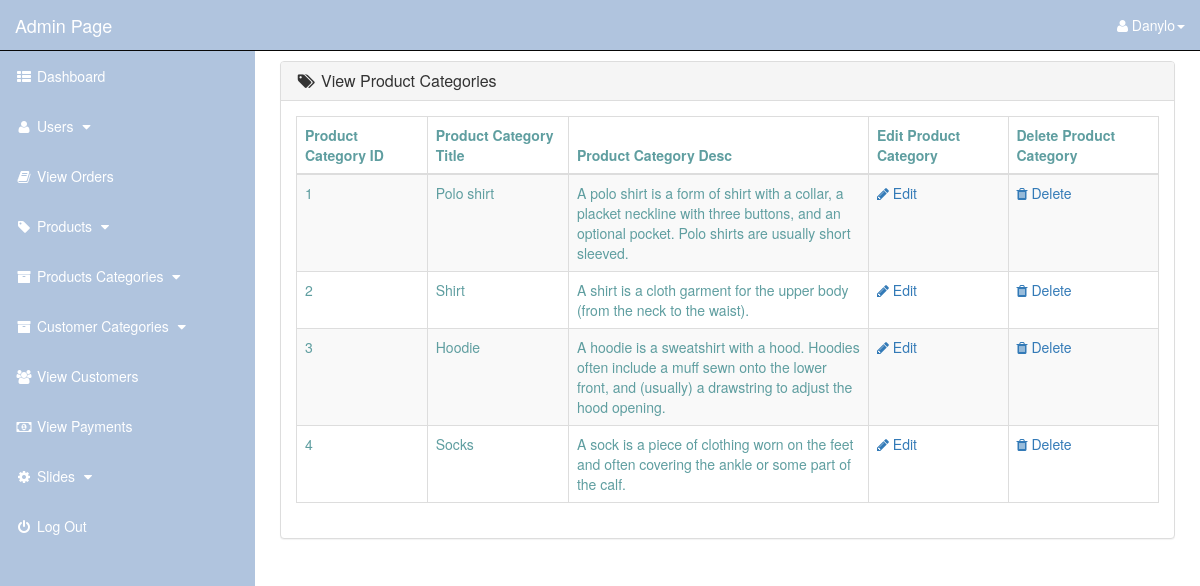
The app's page /admin_area/index.php?view_p_cats (signed in) with its own data.
### tables this page shows
CREATE TABLE `product_categories` (
  `p_cat_id` int(10) NOT NULL,
  `p_cat_title` text NOT NULL,
  `p_cat_desc` text NOT NULL
);

### admin_area/view_p_cats.php (the view)
<?php
    if(!isset($_SESSION['admin_email'])){
        echo "<script>window.open('login.php','_self')</script>";
    }else{
?>
<div class="row">
    <div class="col-lg-12">
    </div>
</div>
<div class="row">
    <div class="col-lg-12">
        <div class="panel panel-default">
            <div class="panel-heading">
                <h3 class="panel-title">
                    <i class="fa fa-tags fa-fw"></i> View Product Categories
                </h3>
            </div>
            <div class="panel-body">
                <div class="table-responsive">
                    <table class="table table-hover table-striped table-bordered">
                        <thead>
                            <tr>
                                <th> Product Category ID </th>
                                <th> Product Category Title </th>
                                <th> Product Category Desc </th>
                                <th> Edit Product Category </th>
                                <th> Delete Product Category </th>
                            </tr>
                        </thead>
                        <tbody>
                            <?php
                                $i=0;
                                $get_p_cats = "select * from product_categories";
                                $run_p_cats = mysqli_query($con,$get_p_cats);
                                while($row_p_cats=mysqli_fetch_array($run_p_cats)){
                                    $p_cat_id = $row_p_cats['p_cat_id'];
                                    $p_cat_title = $row_p_cats['p_cat_title'];
                                    $p_cat_desc = $row_p_cats['p_cat_desc'];
                                    $i++;
                            ?>
                            <tr>
                                <td> <?php echo $i; ?> </td>
                                <td> <?php echo $p_cat_title; ?> </td>
                                <td width="300"> <?php echo $p_cat_desc; ?> </td>
                                <td>
                                    <a href="index.php?edit_p_cat= <?php echo $p_cat_id; ?> ">
                                        <i class="fa fa-pencil"></i> Edit
                                    </a>
                                </td>
                                <td>
                                    <a href="index.php?delete_p_cat= <?php echo $p_cat_id; ?> ">
                                        <i class="fa fa-trash"></i> Delete
                                    </a>
                                </td>
                            </tr>
                            <?php } ?>
                        </tbody>
                    </table>
                </div>
            </div>
        </div>
    </div>
</div>
<?php } ?>

### admin_area/includes/sidebar.php (shortened to what this page needs)
<?php
    if(!isset($_SESSION['admin_email'])){
        echo "<script>window.open('../login.php','_self')</script>";
    }else{
?>
<nav class="navbar navbar-inverse navbar-fixed-top">
    <div class="navbar-header">
        <a href="index.php?dashboard" class="navbar-brand">Admin Page</a>
    </div>
    <ul class="nav navbar-right top-nav">
        <li class="dropdown">
            <a href="#" class="dropdown-toggle" data-toggle="dropdown">
                <i class="fa fa-user"></i></i> <?php echo $admin_name;  ?><b class="caret"></b>
            </a>
        </li>
    </ul>
    <div class="collapse navbar-collapse navbar-ex1-collapse">
        <ul class="nav navbar-nav side-nav">
            <li>
                <a href="index.php?dashboard">
                    <i class="fa fa-fw fa-th-list"></i> Dashboard
                </a>
            </li>
            <li>
                <a href="#" data-toggle="collapse" data-target="#users">
                    <i class="fa fa-fw fa-user "></i> Users
                    <i class="fa fa-fw fa-caret-down"></i>
                </a>
            </li>
            <li>
                <a href="index.php?view_orders">
                    <i class="fa fa-fw fa-book"></i> View Orders
                </a>
            </li>
            <li>
                <a href="#" data-toggle="collapse" data-target="#products">
                        <i class="fa fa-fw fa-tag"></i> Products
                        <i class="fa fa-fw fa-caret-down"></i>
                </a>
             </li>
            <li>
                <a href="#" data-toggle="collapse" data-target="#p_cat">
                        <i class="fa fa-fw fa-archive"></i> Products Categories
                        <i class="fa fa-fw fa-caret-down"></i>
                </a>
            </li>
            <li>
                <a href="#" data-toggle="collapse" data-target="#cat">
                        <i class="fa fa-fw fa-archive"></i> Customer Categories
                        <i class="fa fa-fw fa-caret-down"></i>
                </a>
            </li>
            <li>
                <a href="index.php?view_customers">
                    <i class="fa fa-fw fa-users"></i> View Customers
                </a>
            </li>
            <li>
                <a href="index.php?view_payments">
                    <i class="fa fa-fw fa-money"></i> View Payments
                </a>
            </li>
            <li>
                <a href="#" data-toggle="collapse" data-target="#slides">
                        <i class="fa fa-fw fa-gear"></i> Slides
                        <i class="fa fa-fw fa-caret-down"></i>
                </a>
            </li>
            <li>
                <a href="logout.php">
                    <i class="fa fa-fw fa-power-off"></i> Log Out
                </a>
            </li>
        </ul>
    </div>
</nav>
<?php } ?>

### admin_area/css/style.css (style rules this page uses)
.top-nav { 0 15px; }
.navbar { color: #ffffff !important; background-color: #B0C4DE; }
.navbar-header>a { color: #ffffff !important; }
.top-nav>li { float: left; display: inline-block; }
.top-nav>li>a { color: #ffffff !important; line-height: 20px; padding-top: 15px; padding-bottom: 15px; }
@media (min-width: 768px) { .side-nav { position: fixed; top: 51px; bottom: 0; width: 255px; overflow-y: auto; overflow-x: hidden; background-color: #B0C4DE; padding-bottom: 40px; border-radius: 0; } }
@media (min-width: 768px) { .side-nav>li>a { color: #ffffff; width: 255px; } }
.dropdown { margin-right: 15px; }
.side-nav>li>a { color: #ffffff !important; }

### records on screen
product_categories: p_cat_title "Polo shirt", p_cat_desc "A polo shirt is a form of shirt with a collar, a placket neckline with three buttons, and an optional pocket. Polo shirts are usually short sleeved."
product_categories: p_cat_title "Shirt", p_cat_desc "A shirt is a cloth garment for the upper body (from the neck to the waist)."
product_categories: p_cat_title "Hoodie", p_cat_desc "A hoodie is a sweatshirt with a hood. Hoodies often include a muff sewn onto the lower front, and (usually) a drawstring to adjust the hood opening."
product_categories: p_cat_title "Socks", p_cat_desc "A sock is a piece of clothing worn on the feet and often covering the ankle or some part of the calf."

### other values on screen
$admin_name "Danylo"
